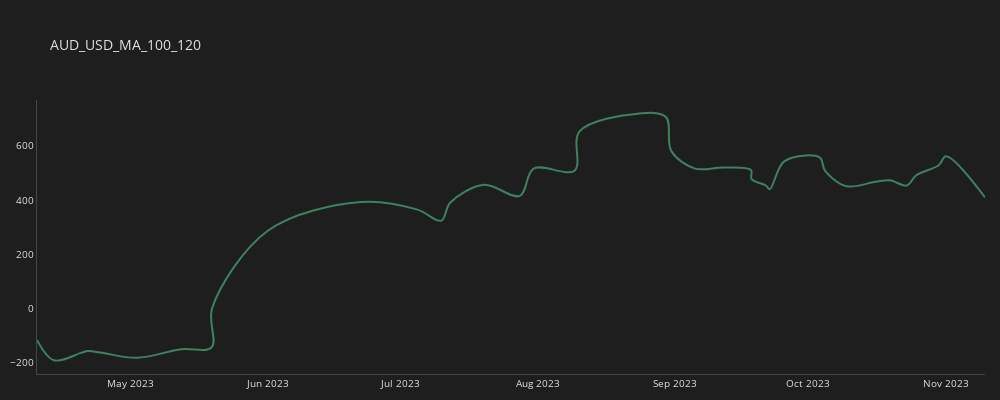

Source (notebook cell):
### Code cell
c = 'MA_100_120'
for p in our_pairs:
    temp_df = all_trades[(all_trades.CROSS==c)&(all_trades.PAIR==p)].copy()
    temp_df['CUM_GAIN'] = temp_df.GAIN.cumsum()
    plot_line(temp_df, p + "_" + c)
